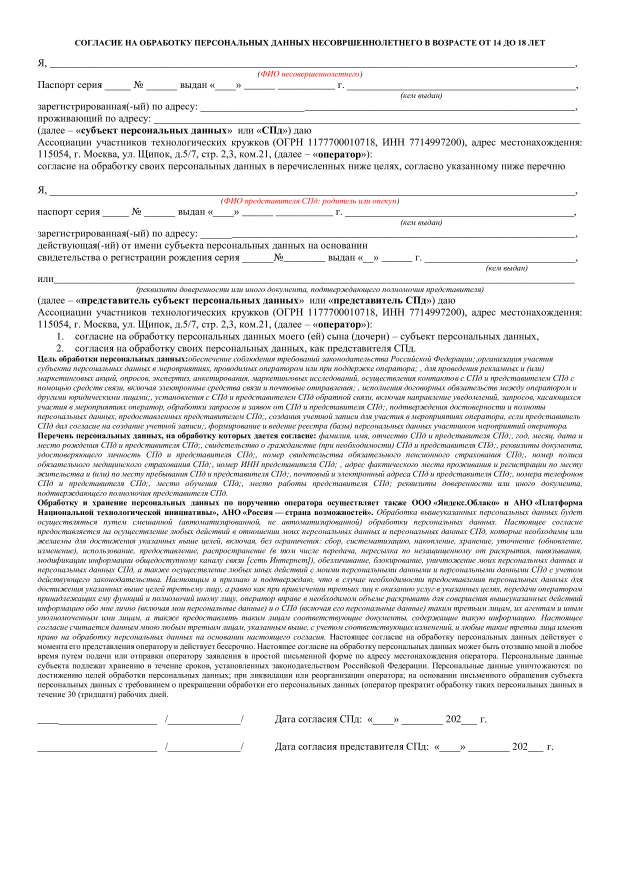
#> input picture 1Doc.jpg, 2481 x 3508 px (shown at 1/4 size); its folder holds only this picture in this run
$ python -i validator.py   (imports and definitions only)
#> lines starting #> are read from the running program, lines starting #| are printed output that depends on the picture; after the words box and inside, x2 and y2 are one past the last pixel; in counts of white or black regions, pixels touching at a corner belong together
import time
import numpy as np
import argparse
import imutils
import cv2
from os import listdir
from os.path import isfile, join


# print(img.shape)
# mouseX, mouseY = 0, 0


class Validator:
    def __init__(self):
        self.zones14 = [[(24, 44), (1070, 74)], [(134, 95), (185, 125)], [(215, 91), (280, 125)],
                        [(356, 98), (394, 124)],
                        [(411, 93), (474, 124)], [(482, 91), (591, 124)], [(621, 90), (1072, 125)],
                        [(329, 168), (1075, 190)],
                        [(3, 280), (706, 313)], [(4, 422), (1082, 440)], [(377, 485), (438, 520)],
                        [(465, 485), (588, 520)],
                        [(661, 485), (682, 520)], [(699, 485), (767, 520)], [(790, 485), (1052, 520)],
                        [(234, 530), (875, 560)],
                        [(7, 1395), (380, 1424)], [(405, 1395), (537, 1424)], [(849, 1395), (883, 1424)],
                        [(905, 1395), (986, 1424)], [(1031, 1395), (1056, 1424)], ]
        self.zones18 = [[(25, 25), (1076, 52)], [(139, 90), (192, 114)], [(222, 90), (284, 114)],
                        [(361, 90), (396, 114)],
                        [(414, 90), (477, 114)], [(482, 90), (596, 114)], [(626, 90), (1073, 114)],
                        [(328, 143), (1076, 175)],
                        [(235, 196), (1086, 219)], [(27, 324), (1077, 349)], [(131, 386), (185, 408)],
                        [(215, 386), (278, 408)],
                        [(355, 386), (394, 408)], [(412, 386), (472, 408)], [(480, 386), (592, 408)],
                        [(617, 386), (1074, 408)],
                        [(327, 443), (1075, 468)], [(410, 532), (473, 554)], [(498, 532), (577, 554)],
                        [(654, 532), (672, 554)],
                        [(691, 532), (752, 554)], [(777, 532), (1077, 554)], [(38, 572), (1076, 594)],
                        [(1, 1351), (242, 1382)],
                        [(265, 1351), (407, 1382)], [(673, 1351), (713, 1382)], [(731, 1351), (809, 1382)],
                        [(850, 1351), (879, 1382)], [(2, 1396), (241, 1425)], [(266, 1396), (408, 1425)],
                        [(807, 1396), (847, 1425)],
                        [(863, 1396), (944, 1425)], [(985, 1396), (1014, 1425)]]

        # self.zones_sogl = [[(4, 69), (885, 88)], [(4, 109), (1087, 124)], [(71, 129), (917, 144)],
        #                    [(4, 148), (247, 165)], [(5, 169), (876, 185)], [(3, 208), (1085, 222)],
        #                    [(797, 1360), (913, 1394)],
        #                    [(974, 1360), (1085, 1394)], ]
        self.zones_sogl = [[(4, 74), (885, 88)], [(4, 114), (1087, 128)], [(71, 133), (917, 147)],
                           [(4, 154), (247, 167)], [(3, 174), (876, 189)], [(3, 212), (1085, 227)],
                           [(797, 1382), (913, 1427)],
                           [(975, 1382), (1081, 1427)], ]
        self.zones = [self.zones14, self.zones18, self.zones_sogl]
        self.optional_zones = [[8], [22], [4]]
        pass

    # [21 lines left out: function find_contour, not called in this run]

    def no_lines(self, im):

        gray = cv2.bitwise_not(im)
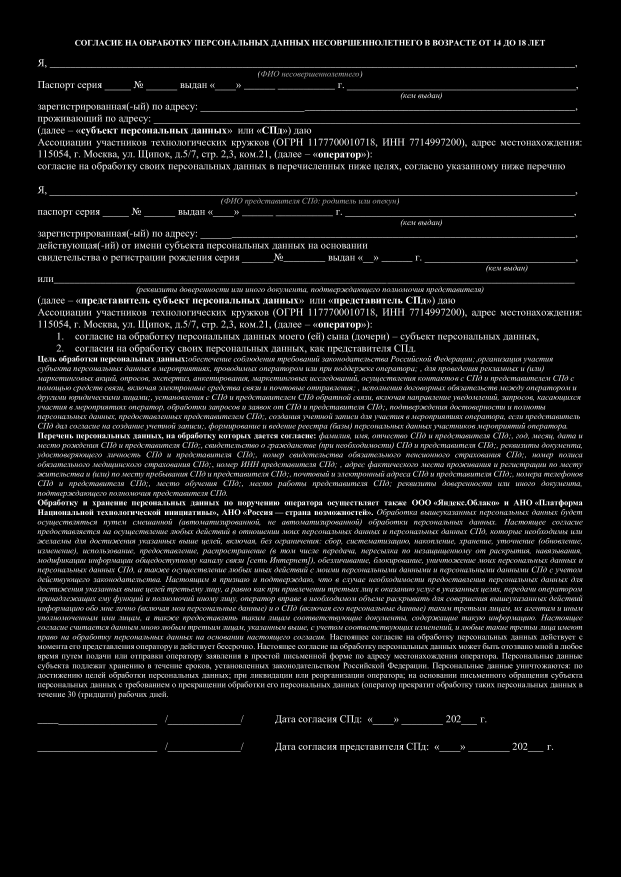
#> gray: shape (3508, 2481) (shown at 1/4 size); min 0, max 255, mean 17.3
        bw = cv2.adaptiveThreshold(gray, 255, cv2.ADAPTIVE_THRESH_MEAN_C, cv2.THRESH_BINARY, 15, -2)
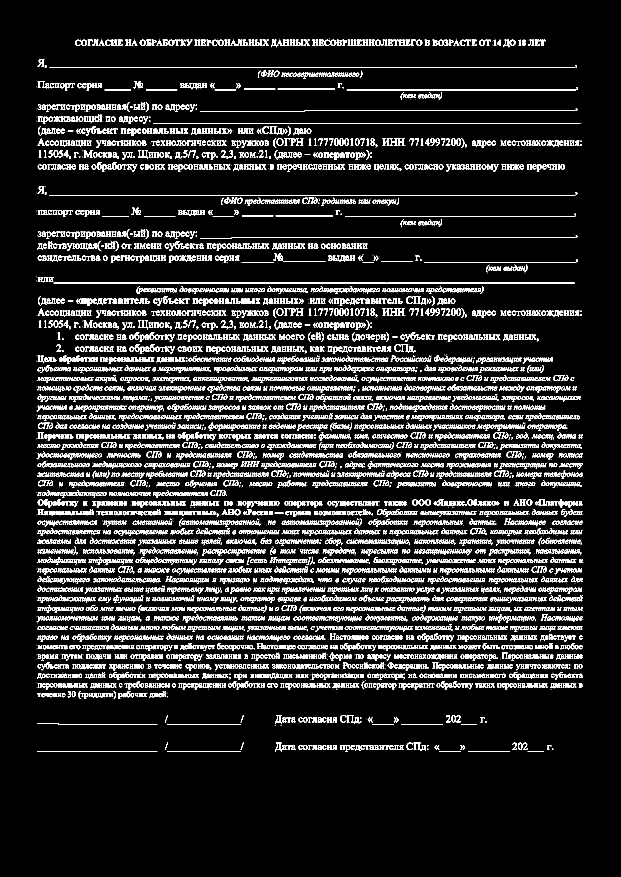
#> bw: shape (3508, 2481) (shown at 1/4 size); 8.3% white; 6111 white regions (834 under 20 px), largest, box (x1, y1, x2, y2) and area: (199, 268, 2300, 271) 6303, (197, 780, 2301, 782) 4208, (927, 949, 2301, 952) 4122

        horizontal = np.copy(bw)
        cols = horizontal.shape[1]
#> cols = 2481
        horizontal_size = cols // 50
#> horizontal_size = 49
        # Create structure element for extracting horizontal lines through morphology operations
        horizontalStructure = cv2.getStructuringElement(cv2.MORPH_RECT, (horizontal_size, 1))
        # Apply morphology operations
        horizontal = cv2.erode(horizontal, horizontalStructure)
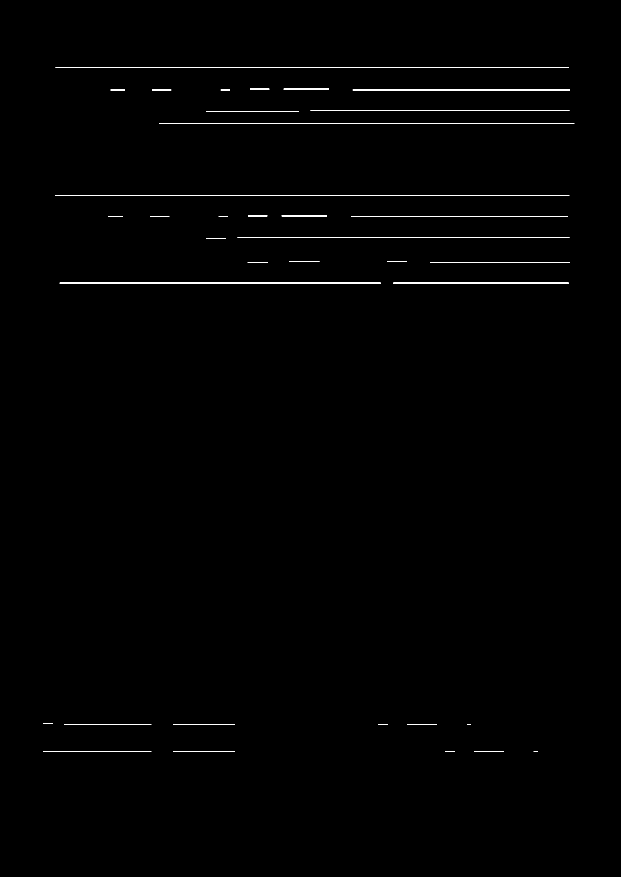
#> horizontal: shape (3508, 2481) (shown at 1/4 size); 0.44% white; 36 white regions, largest, box (x1, y1, x2, y2) and area: (223, 268, 2276, 271) 6159, (221, 780, 2277, 782) 4112, (951, 949, 2277, 952) 3978
        horizontal = cv2.dilate(horizontal, horizontalStructure)
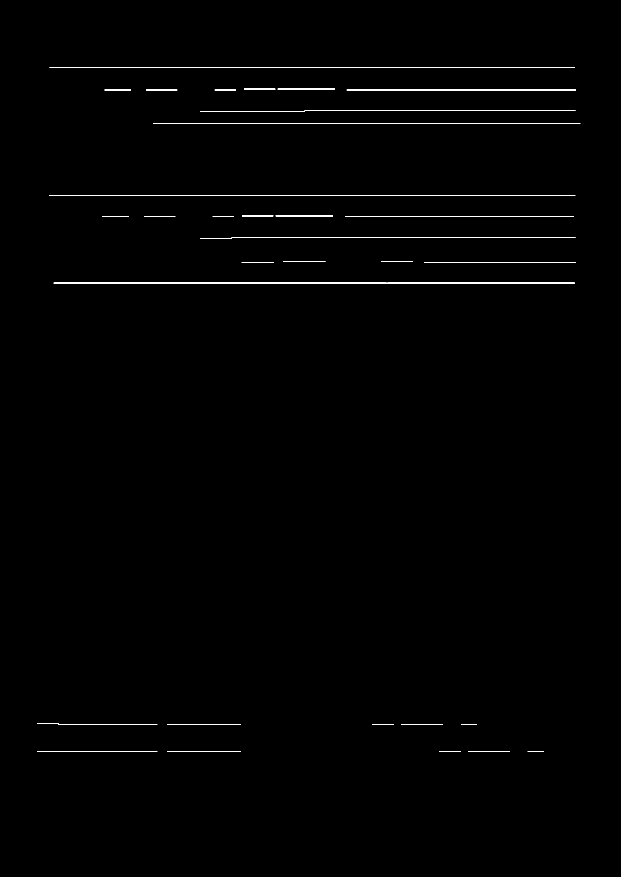
#> horizontal: shape (3508, 2481) (shown at 1/4 size); 0.49% white; 36 white regions, largest, box (x1, y1, x2, y2) and area: (199, 268, 2300, 271) 6303, (197, 780, 2301, 782) 4208, (927, 949, 2301, 952) 4122
        final = 255 - (bw - horizontal)
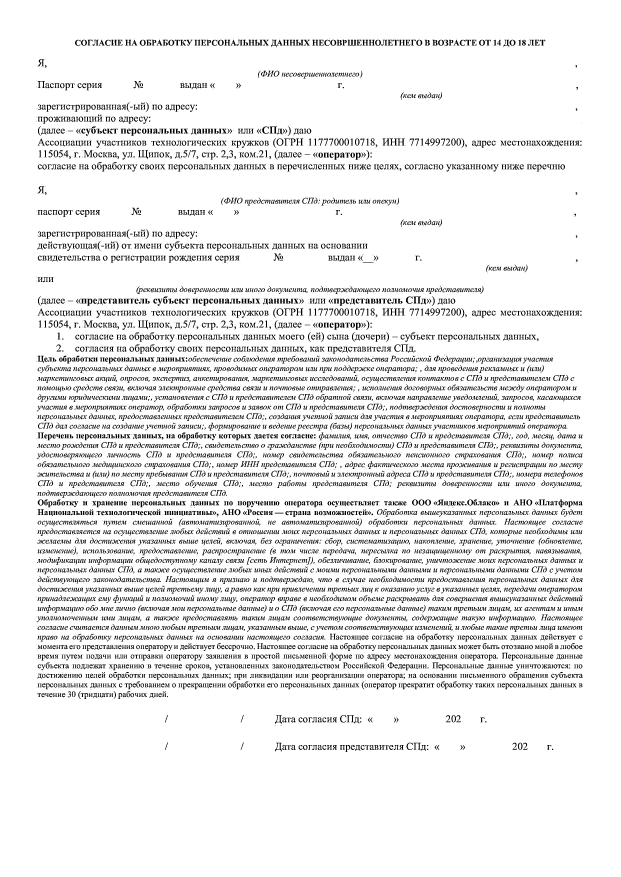
#> final: shape (3508, 2481) (shown at 1/4 size); 92.2% white; 6075 black regions (834 under 20 px), largest, box (x1, y1, x2, y2) and area: (1158, 159, 1203, 182) 497, (994, 159, 1039, 182) 496, (1654, 2971, 1704, 3004) 484
        return final

    # [77 lines left out: functions find_offset, validate, not called in this run]

# img = cv2.imread('1.png')
# img = cv2.resize(img, (1095, 1435), interpolation=cv2.INTER_LINEAR_EXACT)
#
#
# vald = Validator()
# print(vald.validate(img, 0))
#
# # print(im.shape)
# # PARAM = 75
# # for i in range(im.shape[0] // PARAM):
# #     cv2.imshow('image', im[i * PARAM:i * PARAM + PARAM, :])
# #     cv2.waitKey()
#
# #
# def draw_circle(event, x, y, flags, param):
#     global mouseX, mouseY
#     if event == cv2.EVENT_LBUTTONDBLCLK:
#         cv2.circle(img, (x, y), 5, (255, 0, 0), -1)
#         mouseX, mouseY = x, y
#         print(mouseX, mouseY)
#
#
# #
# #
# cv2.namedWindow('image', cv2.WINDOW_NORMAL)
# cv2.setMouseCallback('image', draw_circle)
# #
# while (1):
#     cv2.imshow('image', img)
#     k = cv2.waitKey(20) & 0xFF
#     if k == 27:
#         break
#     elif k == ord('a'):
#         print(mouseX, mouseY)
#

>>> import cv2
>>> picture = cv2.imread('1Doc.jpg', cv2.IMREAD_GRAYSCALE)
>>> result = Validator().no_lines(picture)

$ run again, on im1 — копия.jpg
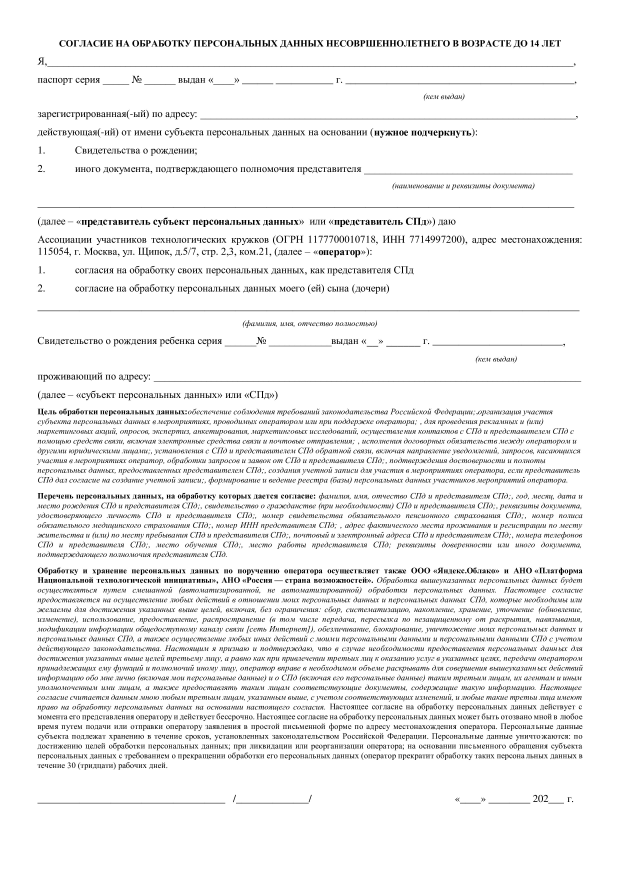
#> input picture im1 — копия.jpg, 2480 x 3508 px (shown at 1/4 size)
#> picture is the input picture: shape (3508, 2480); min 0, max 255, mean 239.5
#> in no_lines, `bw = cv2.adaptiveThreshold(gray, 255, cv2.ADAPTIVE_THRESH_MEAN_C, cv2...`:
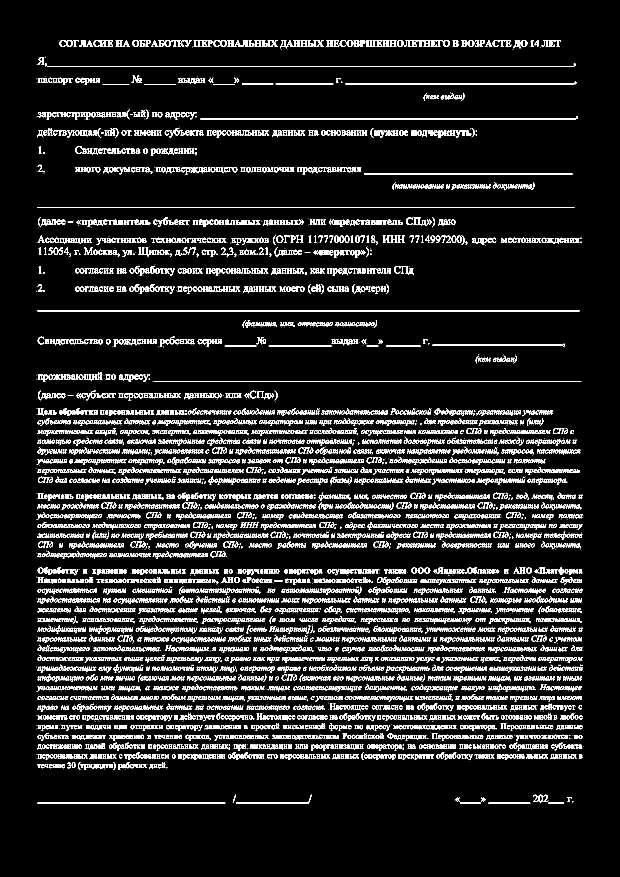
#> bw: shape (3508, 2480) (shown at 1/4 size); 7.4% white; 5895 white regions (1017 under 20 px), largest, box (x1, y1, x2, y2) and area: (150, 1242, 2318, 1245) 6504, (150, 828, 2297, 831) 6441, (189, 265, 2294, 267) 4210
#> in no_lines, `horizontal = cv2.dilate(horizontal, horizontalStructure)`:
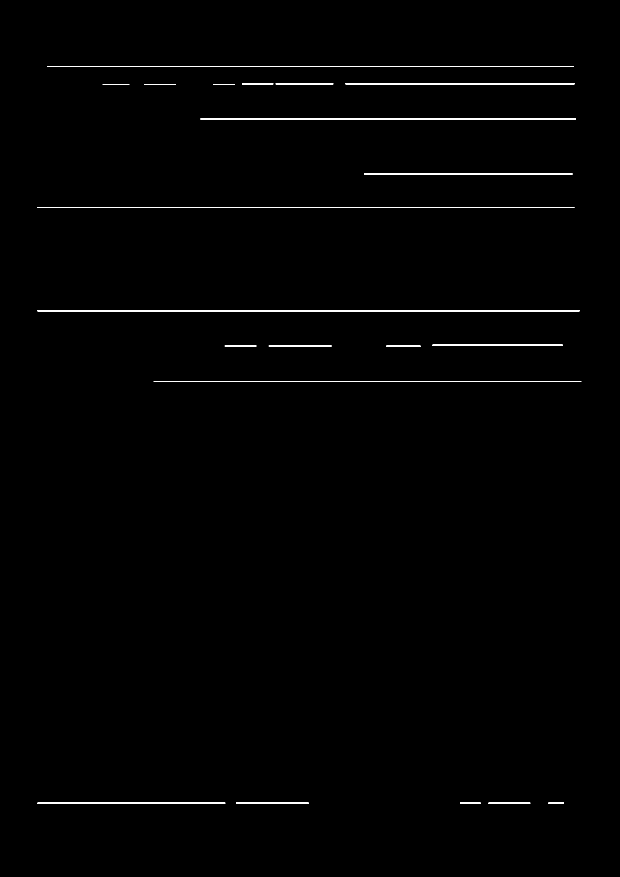
#> horizontal: shape (3508, 2480) (shown at 1/4 size); 0.42% white; 21 white regions, largest, box (x1, y1, x2, y2) and area: (150, 1242, 2318, 1245) 6504, (150, 828, 2297, 831) 6441, (189, 265, 2294, 267) 4210
#> final: shape (3508, 2480); 93% white; 5875 black regions (1017 under 20 px), largest, box (x1, y1, x2, y2) and area: (1120, 160, 1201, 194) 931, (1464, 160, 1503, 186) 551, (938, 160, 993, 187) 497
